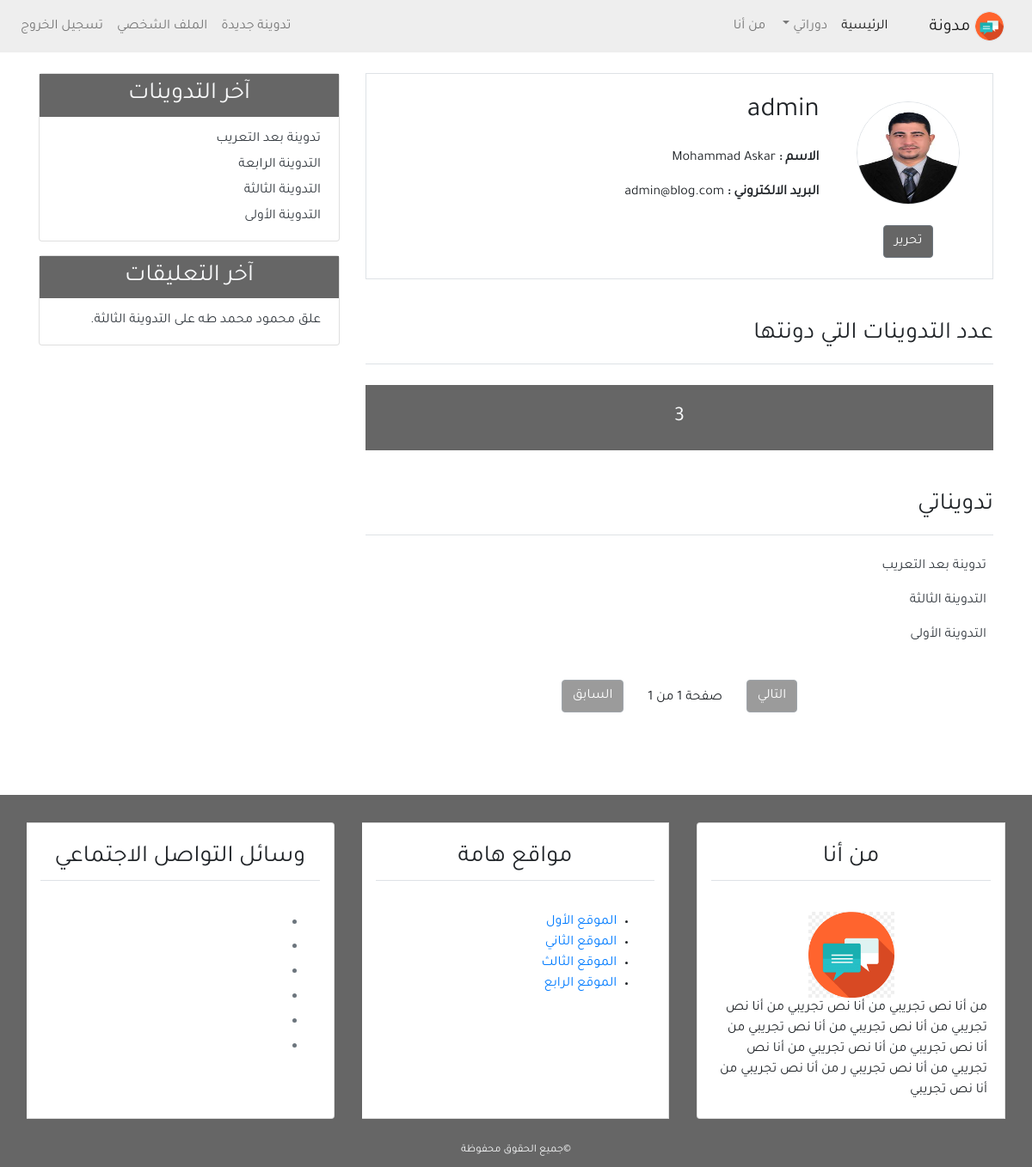
/profile/ (signed in), run on the app's committed database.
### user/models.py (models this page shows, shortened)
class Profile(models.Model):
    image = models.ImageField(
        default='profile_pics/man-person-icon.png', upload_to='profile_pics')
    user = models.OneToOneField(User, on_delete=models.CASCADE)
    class Meta:
        verbose_name = ("Profile")
        verbose_name_plural = ("Profiles")
    def create_profile(sender, **kwargs):
        if kwargs['created']:
            user_profile = Profile.objects.create(user=kwargs['instance'])
    post_save.connect(create_profile, User)

### blog/models.py (models this page shows, shortened)
class Post(models.Model):
    title = models.CharField(max_length=100)
    content = models.TextField()
    post_date = models.DateTimeField(default=timezone.now)
    post_updated = models.DateTimeField(auto_now=True)
    author = models.ForeignKey(User, on_delete=models.CASCADE, related_name='author')
    def __str__(self):
        return self.title
    class Meta:
        ordering = ('-post_date',)
        verbose_name = ("Post")
        verbose_name_plural = ("Posts")

class Comment(models.Model):
    name = models.CharField(max_length=50, verbose_name="الاسم")
    email = models.EmailField(verbose_name='البريد الالكتروني')
    body = models.TextField(verbose_name='التعليق')
    comment_date = models.DateTimeField(auto_now_add=True)
    active = models.BooleanField(default=False)
    post = models.ForeignKey(Post, on_delete=models.CASCADE, related_name="comments")
    class Meta:
        ordering = ('-comment_date',)
        verbose_name = ("Comment")
        verbose_name_plural = ("Comments")
    def __str__(self):
        return 'علق {} على {}.' .format(self.name, self.post)

### user/views.py (the view)
# urls.py: path('profile/', views.profile, name='profile'),
@login_required(login_url='user:login')
def profile(request):
    posts = Post.objects.filter(author=request.user)
    post_list = Post.objects.filter(author=request.user)
    paginator = Paginator(post_list, 5)
    page = request.GET.get('page')
    try:
        post_list = paginator.page(page)
    except PageNotAnInteger:
        post_list = paginator.page(1)
    except EmptyPage:
        post_list = paginator.page(paginator.num_page)
    context = {
        'title': 'الملف الشخصي',
        'posts': posts,
        'page' : page,
        'post_list': post_list,
    }
    return render(request, 'user/profile.html',context)

### blog/templatetags/post_tag.py (called while the page is built)
@register.inclusion_tag('blog/latest_posts.html')
def latest_posts():
    l_posts = Post.objects.all()[0:5]
    context = {
        'l_posts': l_posts,
    }
    return context

@register.inclusion_tag('blog/latest_comments.html')
def latest_comments():
    l_comments = Comment.objects.filter(active=True)[0:5]
    context = {
        'l_comments': l_comments,
    }
    return context

### user/templates/user/profile.html (shortened to what this page needs)
{% extends 'blog/base.html' %}
{% load static %}
{% block content %}
<div class="border p-4 mb-5">
    <div class="row">
        <div class="col-md-3 text-center">
             <img class="img-fluid rounded-circle border m-2" style="width: 120px; height: 120px;" src="{{user.profile.image.url}}" alt.url}}" alt="صورة الناشر" />
             <div class="mt-3">
             <a class="btn btn-secondary bg-secondary" href="{% url 'user:profile_update' %}">  تحرير</a>
            </div>
        </div>
        <div class="col-md-9">
            <h2 class="mb-4">{{user.username}}</h2>
            <p class="font-weight-bold">الاسم : <span class="font-weight-normal">{{user.first_name}} {{user.last_name}}</span></p>
            <p class="font-weight-bold">البريد الالكتروني : <span class="font-weight-normal">{{user.email}}</span></p>
        </div>
    </div>
</div>
<div class="row mb-5">
    <div class="col-md">
        <h3 class="border-bottom pb-3 mb-4">عدد التدوينات التي دونتها</h3>
        <h4 class="text-center bg-secondary p-4 text-light">{{posts.count}}</h4>
        <h3 class="border-bottom mb-4 mt-5 pb-3">تدويناتي</h3>
        {% for post in post_list %}
        <ul class="pr-2">
            <a class="text-dark" href="{% url 'blog:detail' post.id %}">{{ post.title }}</a>
        </ul>
        {% empty %}
        <h4 class="text-center mb-5">لا توجد تدوينات حتى الأن</h3>
        {% endfor %}
        {% include 'blog/pagination.html' with page=post_list%}
    </div>
</div>
{% endblock content %}

### blog/templates/blog/latest_posts.html
<ul class="list-group-flush latest-post">
    {% for post in l_posts %}
        <a href="{% url 'blog:detail' post.id %}" class="text-dark">
            <li class="list-group-item latest-post-item">
                {{ post.title }}</li>
        </a>
    {% endfor %}
</ul>

### blog/templates/blog/latest_comments.html
<ul class="list-group-flush latest-comment">
    {% for comment in l_comments %}
        <a href="{% url 'blog:detail' comment.post.id %}" class="text-dark">
            <li class="list-group-item latest-comment-item">
                {{ comment }}</li>
        </a>
        {% empty %}
        <li class="list-group-item latest-comment-item">لا يوجد تعليقات</li>
    {% endfor %}
</ul>

### blog/static/blog/css/main.css (style rules this page uses)
html, body { direction: rtl; text-align: right; }
body { font-family: 'Tajawal', sans-serif; }
.bg-secondary { background-color: #666 !important; }
.latest-post, .latest-comment { padding: 0 15px; }
.latest-post .latest-post-item, .latest-comment .latest-comment-item { padding: 6px; }
.latest-post li:first-child, .latest-comment li:first-child { border-top: 0; }
.latest-post li:last-child, .latest-comment li:last-child { border-bottom: 0; padding-bottom: 0; }

### data on the page
Post: title "تدوينة بعد التعريب"
Post: title "التدوينة الثالثة"
Post: title "التدوينة الأولى"
Post: title "التدوينة الرابعة"
Comment: name+post "علق محمود محمد طه على التدوينة الثالثة."

### other printed values
{{ user.username }} "admin"
{{ user.first_name }} "Mohammad"
{{ user.last_name }} "Askar"
{{ user.email }} "admin@blog.com"
{{ posts.count }} "3"
{{ page.paginator.num_pages }} "1"
